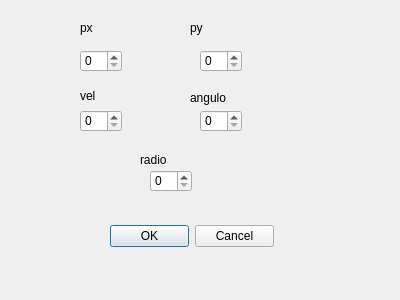
<?xml version="1.0" encoding="UTF-8"?>
<ui version="4.0">
 <class>Parabolico</class>
 <widget class="QDialog" name="Parabolico">
  <property name="geometry">
   <rect>
    <x>0</x>
    <y>0</y>
    <width>400</width>
    <height>300</height>
   </rect>
  </property>
  <property name="windowTitle">
   <string>Dialog</string>
  </property>
  <widget class="QSpinBox" name="px">
   <property name="geometry">
    <rect>
     <x>80</x>
     <y>50</y>
     <width>42</width>
     <height>22</height>
    </rect>
   </property>
   <property name="maximum">
    <number>1000</number>
   </property>
  </widget>
  <widget class="QSpinBox" name="vel">
   <property name="geometry">
    <rect>
     <x>80</x>
     <y>110</y>
     <width>42</width>
     <height>22</height>
    </rect>
   </property>
   <property name="maximum">
    <number>1000</number>
   </property>
  </widget>
  <widget class="QSpinBox" name="py">
   <property name="geometry">
    <rect>
     <x>200</x>
     <y>50</y>
     <width>42</width>
     <height>22</height>
    </rect>
   </property>
   <property name="minimum">
    <number>0</number>
   </property>
   <property name="maximum">
    <number>1000</number>
   </property>
  </widget>
  <widget class="QSpinBox" name="angulo">
   <property name="geometry">
    <rect>
     <x>200</x>
     <y>110</y>
     <width>42</width>
     <height>22</height>
    </rect>
   </property>
   <property name="maximum">
    <number>1000</number>
   </property>
  </widget>
  <widget class="QSpinBox" name="radio">
   <property name="geometry">
    <rect>
     <x>150</x>
     <y>170</y>
     <width>42</width>
     <height>22</height>
    </rect>
   </property>
   <property name="maximum">
    <number>100</number>
   </property>
  </widget>
  <widget class="QDialogButtonBox" name="buttonBox">
   <property name="geometry">
    <rect>
     <x>110</x>
     <y>220</y>
     <width>164</width>
     <height>32</height>
    </rect>
   </property>
   <property name="standardButtons">
    <set>QDialogButtonBox::Cancel|QDialogButtonBox::Ok</set>
   </property>
  </widget>
  <widget class="QLabel" name="label">
   <property name="geometry">
    <rect>
     <x>80</x>
     <y>20</y>
     <width>60</width>
     <height>16</height>
    </rect>
   </property>
   <property name="text">
    <string>px</string>
   </property>
  </widget>
  <widget class="QLabel" name="label_2">
   <property name="geometry">
    <rect>
     <x>190</x>
     <y>20</y>
     <width>60</width>
     <height>16</height>
    </rect>
   </property>
   <property name="text">
    <string>py</string>
   </property>
  </widget>
  <widget class="QLabel" name="label_3">
   <property name="geometry">
    <rect>
     <x>80</x>
     <y>86</y>
     <width>60</width>
     <height>20</height>
    </rect>
   </property>
   <property name="text">
    <string>vel</string>
   </property>
  </widget>
  <widget class="QLabel" name="label_4">
   <property name="geometry">
    <rect>
     <x>190</x>
     <y>90</y>
     <width>60</width>
     <height>16</height>
    </rect>
   </property>
   <property name="text">
    <string>angulo</string>
   </property>
  </widget>
  <widget class="QLabel" name="label_5">
   <property name="geometry">
    <rect>
     <x>140</x>
     <y>150</y>
     <width>60</width>
     <height>20</height>
    </rect>
   </property>
   <property name="text">
    <string>radio</string>
   </property>
  </widget>
 </widget>
 <resources/>
 <connections/>
</ui>
